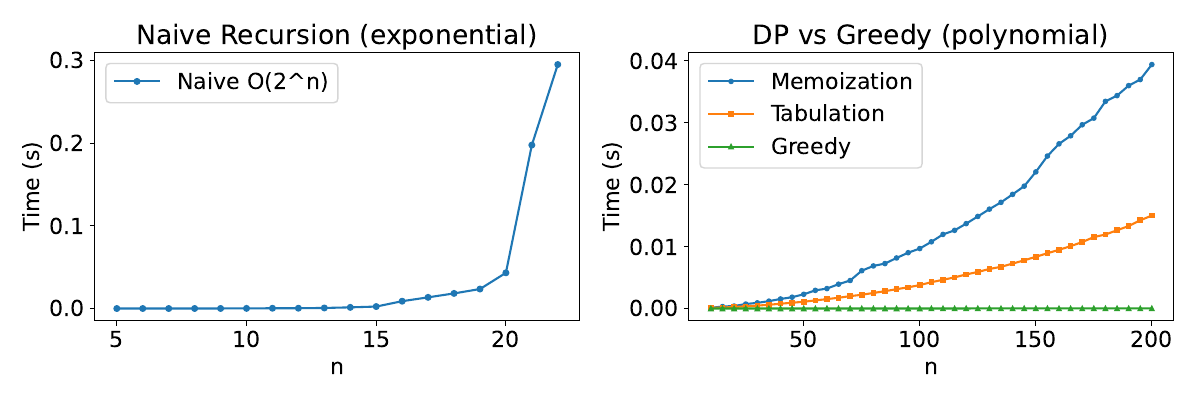

Write Python code to recreate this figure.
#!/usr/bin/env python3
# pyright: basic

import time
import random
import matplotlib.pyplot as plt

plt.rcParams.update({'font.size': 16})
import sys
from pathlib import Path

sys.path.insert(0, str(Path(__file__).parent.parent))
from adt.knapsack import (
    knapsack_naive,
    knapsack_memoization,
    knapsack_tabulation,
    knapsack_greedy,
)


def generate_instance(n: int, max_weight: int = 20, max_value: int = 100):
    weights = [random.randint(1, max_weight) for _ in range(n)]
    values = [random.randint(1, max_value) for _ in range(n)]
    capacity = min(50 + n * 2, 500)
    return weights, values, capacity


def benchmark(fn, weights, values, capacity, trials: int = 3) -> float:
    total = 0.0
    for _ in range(trials):
        start = time.perf_counter()
        fn(weights, values, capacity)
        total += time.perf_counter() - start
    return total / trials


def main():
    random.seed(42)

    # Naive is O(2^n), so keep n small
    naive_sizes = list(range(5, 23))
    # DP and greedy can handle larger n
    dp_sizes = list(range(10, 201, 5))

    print("Benchmarking naive recursion (small n only)...")
    naive_times = []
    for n in naive_sizes:
        w, v, c = generate_instance(n)
        t = benchmark(knapsack_naive, w, v, c, trials=3)
        naive_times.append(t)
        print(f"  n={n}: {t:.4f}s")

    print("Benchmarking memoization...")
    memo_times = []
    for n in dp_sizes:
        w, v, c = generate_instance(n)
        t = benchmark(knapsack_memoization, w, v, c, trials=5)
        memo_times.append(t)

    print("Benchmarking tabulation...")
    tab_times = []
    for n in dp_sizes:
        w, v, c = generate_instance(n)
        t = benchmark(knapsack_tabulation, w, v, c, trials=5)
        tab_times.append(t)

    print("Benchmarking greedy...")
    greedy_times = []
    for n in dp_sizes:
        w, v, c = generate_instance(n)
        t = benchmark(knapsack_greedy, w, v, c, trials=5)
        greedy_times.append(t)

    # Show that greedy gives wrong answer
    print("\nGreedy vs Optimal comparison:")
    w, v, c = [10, 20, 30], [60, 100, 120], 50
    optimal = knapsack_tabulation(w, v, c)
    greedy = knapsack_greedy(w, v, c)
    print(f"  weights={w}, values={v}, capacity={c}")
    print(f"  Optimal (DP): {optimal}")
    print(f"  Greedy:       {greedy} {'(wrong!)' if greedy != optimal else ''}")

    # Plot
    fig, axes = plt.subplots(1, 2, figsize=(12, 4))

    # Naive: O(2^n)
    ax = axes[0]
    ax.plot(naive_sizes, naive_times, 'o-', label='Naive O(2^n)', markersize=4)
    ax.set_xlabel('n')
    ax.set_ylabel('Time (s)')
    ax.set_title('Naive Recursion (exponential)')
    ax.legend()

    # DP vs Greedy
    ax = axes[1]
    ax.plot(dp_sizes, memo_times, 'o-', label='Memoization', markersize=3)
    ax.plot(dp_sizes, tab_times, 's-', label='Tabulation', markersize=3)
    ax.plot(dp_sizes, greedy_times, '^-', label='Greedy', markersize=3)
    ax.set_xlabel('n')
    ax.set_ylabel('Time (s)')
    ax.set_title('DP vs Greedy (polynomial)')
    ax.legend()

    plt.tight_layout()
    out = Path(__file__).parent / "task3.pdf"
    plt.savefig(out)
    print(f"\nSaved {out}")


if __name__ == "__main__":
    main()
